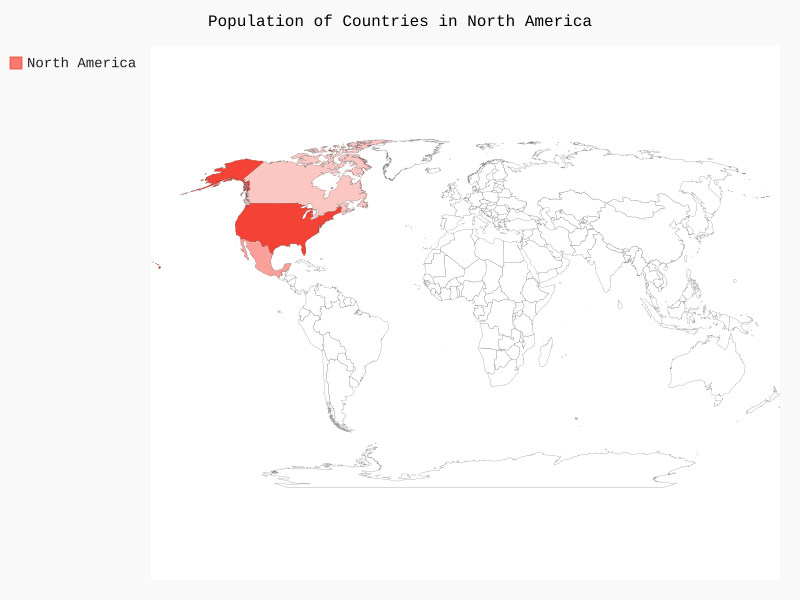

Reproduce this figure in Python.
from pygal.maps.world import World

wm = World()
wm.title = 'Population of Countries in North America'
wm.add('North America', {'ca': 34126000, 'us': 309349000, 'mx': 113423000})

wm.render_to_file('na_population.svg')
